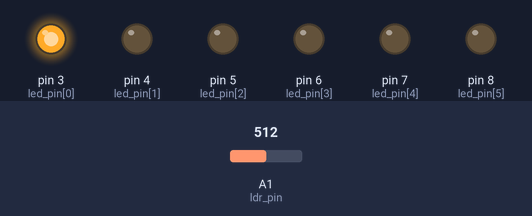
Bench run of a sketch on a simulated Arduino Uno, built with avr-gcc and run on an emulated ATmega328P. Parts: output pins drawn as LEDs (lit = HIGH). The test bench sets the inputs (shaded band); at power-on: A1 (ldr_pin) = 512. What the sketch prints to the serial monitor is not drawn.

Above: at 0.1 s.
At 0.5 s:
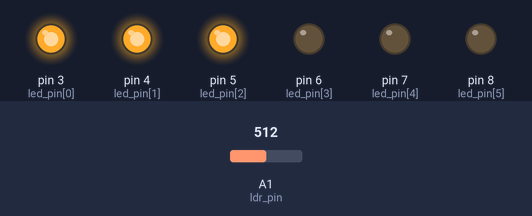
At 1.1 s:
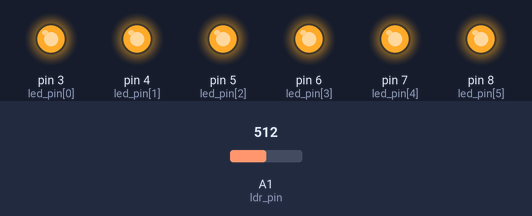
At 1.7 s:
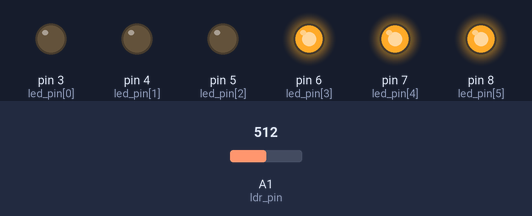
At 2.3 s:
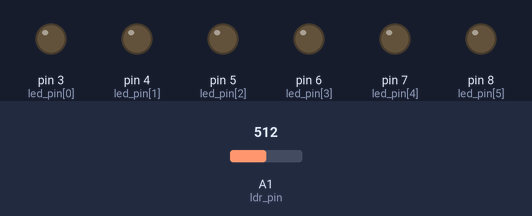
Timing chart, 0 to 3.8 s (numbered marks = the images above):
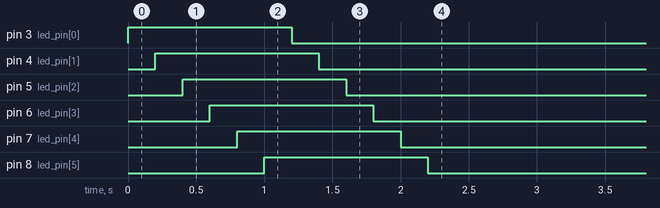

The sketch:

test_node.ino
```cpp
#include "config.h"

int alreadyTested = 0;

void setup(void) {
  Serial.begin(57600);

  // pin config
  for (int i = 0 ; i < LED_COUNT; i++) {
    pinMode(led_pin[i], OUTPUT);
  }
}

double readLightSensor() {
  double reading = .0;
  // read 4 times to get a stable reading
  for(int i = 0; i < 4; i++) {
    reading += analogRead(ldr_pin);
    delay(5);
  }

  return (reading / 4.0);
}

void loop() {

  if( !alreadyTested ) {
    for( int i = 0; i < LED_COUNT; i++ ) {
        digitalWrite(led_pin[i], HIGH);
        delay(200);
    }

    for( int i = 0; i < LED_COUNT; i++ ) {
        digitalWrite(led_pin[i], LOW);
        delay(200);
    }

    alreadyTested = 1;
  }

  double ldr = readLightSensor();
  Serial.print(" LDR=");
  Serial.print(ldr);
  Serial.println();
  delay(200);
} // loop
```

config.h
```cpp
#define LDR_READ_EVERY_MS 200

#define LED_COUNT 6       // total number of LEDs in the node
#define FX_STARS  40      // this we compare to the LED number in the protocol

const int DEBUG = 1;

const int led_pin[] = {3, 4, 5, 6, 7, 8}; // PIN configuration
const int ldr_pin = 1;
```

Measured:
- by itself, pin 3 (led_pin[0]): LOW → HIGH at 0.00 s, → LOW 1.2 s later
- by itself, pin 4 (led_pin[1]): LOW → HIGH at 0.20 s, → LOW 1.2 s later
- by itself, pin 5 (led_pin[2]): LOW → HIGH at 0.40 s, → LOW 1.2 s later
- by itself, pin 6 (led_pin[3]): LOW → HIGH at 0.60 s, → LOW 1.2 s later
- by itself, pin 7 (led_pin[4]): LOW → HIGH at 0.80 s, → LOW 1.2 s later
- by itself, pin 8 (led_pin[5]): LOW → HIGH at 1.0 s, → LOW 1.2 s later
